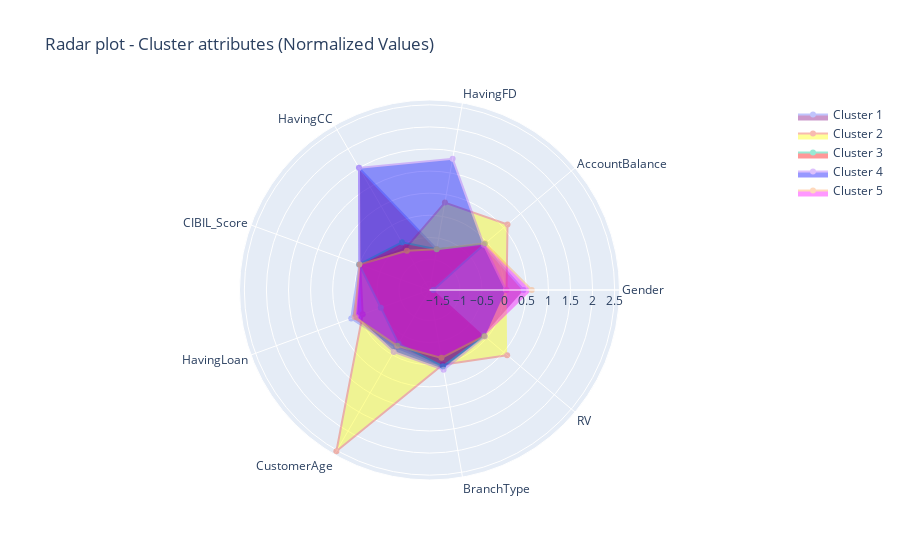

The code cell stored with this chart in its notebook:
### Code cell
attributes=df_scaled.columns[:9]
colors=["purple","yellow","red","blue","magenta"]
cluster=["Cluster 1","Cluster 2","Cluster 3","Cluster 4","Cluster 5",]

fig = go.Figure()
for index in range(0,5):
    fig.add_trace(go.Scatterpolar(r=np.mean(df_scaled.loc[df_scaled.Label == index, attributes]),
                                 theta=attributes,
                                 fill="toself",
                                 fillcolor=colors[index],
                                 opacity=0.4,
                                 name=cluster[index]))
fig.update_layout(polar=dict(radialaxis=dict(visible=True)),
                 showlegend=True,
                 title="Radar plot - Cluster attributes (Normalized Values)")
fig.show()

### Figure 1 — Plotly figure (JSON) as saved in the notebook; plotly's stock layout.template omitted (floating-point values rounded to 4 significant figures)
{"data": [{"fill": "toself", "fillcolor": "purple", "name": "Cluster 1", "opacity": 0.4, "r": [0.4413, -0.1035, -0.7558, 1.501, 0.004497, 0.1944, -0.1853, 0.06549, -0.09573], "theta": ["Gender", "AccountBalance", "HavingFD", "HavingCC", "CIBIL_Score", "HavingLoan", "CustomerAge", "BranchType", "RV"], "type": "scatterpolar", "visible": true}, {"fill": "toself", "fillcolor": "yellow", "name": "Cluster 2", "opacity": 0.4, "r": [0.05324, 0.6141, 0.3172, -0.6045, -0.02075, -0.082, 2.524, 0.02726, 0.6033], "theta": ["Gender", "AccountBalance", "HavingFD", "HavingCC", "CIBIL_Score", "HavingLoan", "CustomerAge", "BranchType", "RV"], "type": "scatterpolar", "visible": true}, {"fill": "toself", "fillcolor": "red", "name": "Cluster 3", "opacity": 0.4, "r": [-1.606, -0.05846, -0.7558, -0.4457, 0.004086, -0.5182, -0.2887, 0.06373, -0.07273], "theta": ["Gender", "AccountBalance", "HavingFD", "HavingCC", "CIBIL_Score", "HavingLoan", "CustomerAge", "BranchType", "RV"], "type": "scatterpolar", "visible": true}, {"fill": "toself", "fillcolor": "blue", "name": "Cluster 4", "opacity": 0.4, "r": [0.03729, -0.08867, 1.323, 1.501, -0.004589, 0.08134, -0.07123, 0.1444, -0.05508], "theta": ["Gender", "AccountBalance", "HavingFD", "HavingCC", "CIBIL_Score", "HavingLoan", "CustomerAge", "BranchType", "RV"], "type": "scatterpolar", "visible": true}, {"fill": "toself", "fillcolor": "magenta", "name": "Cluster 5", "opacity": 0.4, "r": [0.6227, -0.0484, -0.7558, -0.6661, -0.002327, 0.1089, -0.2321, -0.1311, -0.07217], "theta": ["Gender", "AccountBalance", "HavingFD", "HavingCC", "CIBIL_Score", "HavingLoan", "CustomerAge", "BranchType", "RV"], "type": "scatterpolar", "visible": true}], "layout": {"autosize": true, "polar": {"angularaxis": {"type": "category"}, "radialaxis": {"autorange": true, "range": [-1.794, 2.712], "type": "linear", "visible": true}}, "showlegend": true, "title": {"text": "Radar plot - Cluster attributes (Normalized Values)"}}}
